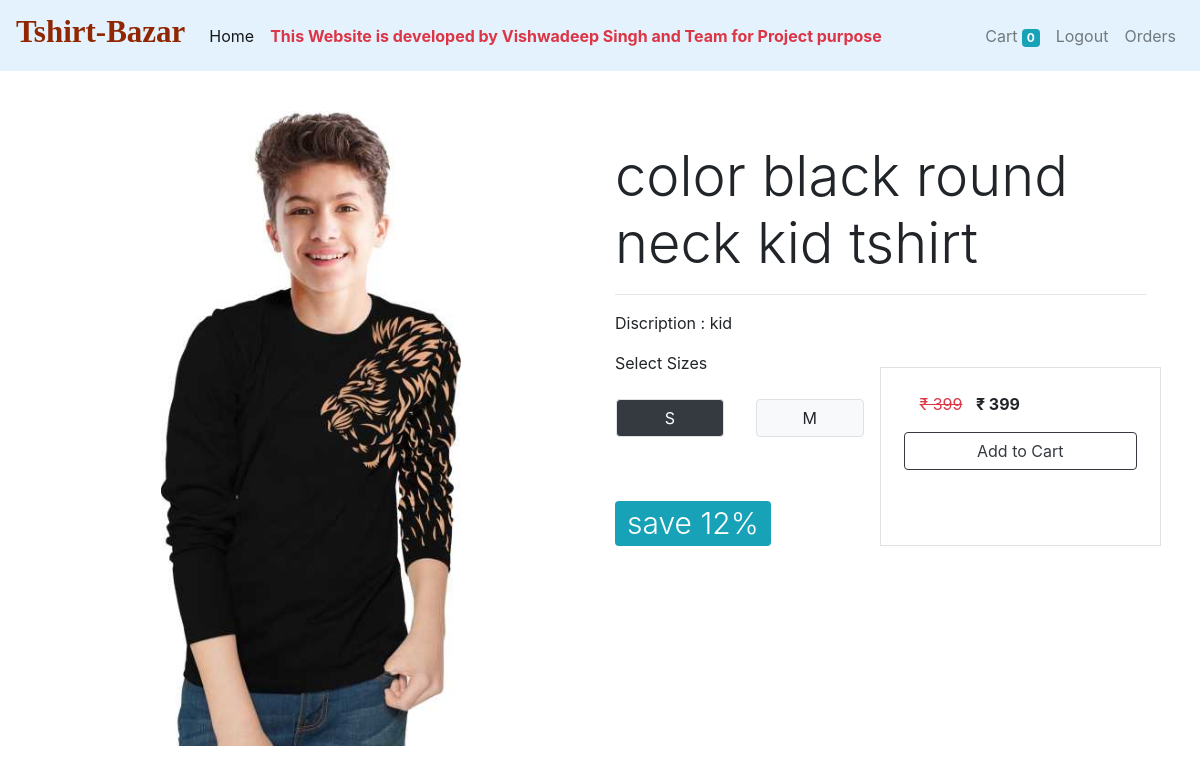
Page /product/color black round neck kid tshirt (signed in) on the committed database.
### store/models.py (models this page shows, shortened)
class Tshirt(models.Model):
    name = models.CharField(max_length=50 ,null=False)
    slug = models.CharField(max_length=200 ,null=True, unique=True ,default="")
    description = models.CharField(max_length=500 ,null=True)
    discount = models.IntegerField(default=0)
    image =models.ImageField(upload_to='upload/images' ,null=False)
    occasion = models.ForeignKey(occasion ,on_delete = models.CASCADE)
    brand = models.ForeignKey(Brand ,on_delete = models.CASCADE)
    sleeve = models.ForeignKey(Sleeve ,on_delete = models.CASCADE)
    neck_type = models.ForeignKey(NeckType ,on_delete = models.CASCADE)
    ideal_for = models.ForeignKey(IdealFor ,on_delete = models.CASCADE)
    color = models.ForeignKey(Color ,on_delete = models.CASCADE)

class sizevariant(models.Model):
   SIZES = (
        ('S',"Small."),
        ('M',"Medium"),
        ('L',"Large"),
        ('XL',"Extra Large"),
        ('XXL',"Extra Extra Large"),
    )
   price = models.IntegerField(null= False)
   tshirt = models.ForeignKey(Tshirt ,on_delete =models.CASCADE)
   size = models.CharField(choices=SIZES ,max_length=5)

### store/views.py (the view)
# urls.py: path('product/<str:slug>' ,show_product),
def show_product(request , slug):
    tshirt = Tshirt.objects.get(slug=slug)
    size = request.GET.get('size')
    if size is None:
        size = tshirt.sizevariant_set.all().order_by('price').first()
    else:
        size = tshirt.sizevariant_set.get(size=size)
    size_price = size.price
    sell_price = size_price -(size_price*(tshirt.discount//100))
    context = {'tshirt' : tshirt , 'price':size_price , 'sell_price':sell_price ,'active_size':size}
    return render(request , template_name='store/product_details.html',context=context)

### store/templatetags/tshirt_tags.py (called while the page is built)
@register.filter
def rupee(number):
    return f'₹ {number}'

### store/templates/store/product_details.html (shortened to what this page needs)
{% extends "./base.html" %}
{% load tshirt_tags %}
{% block content %}
<div class="container">
    <div class="row">
        <div class="col">
        <div class="p-4 m-3">
            <div class="text-center mx-auto">
                <img src="{{tshirt.image.url}}" height="400px" width="300px" class="img-fluid" alt="">
            </div>
            </div>
        </div>
        <div class="col p-3 m-2">
            <br>
            <br>
            <div class="">
                <div class="display-4">
                    {{tshirt.name}}
                </div>
                <hr>
                <p>Discription : {{tshirt.description}}</p>
            </div>
            <div class="row ">
                <div class="col">
                    <label for="">Select Sizes</label>
                    <div class="row">
                        {% for size in tshirt.sizevariant_set.all %}
                        <div class="col p-3" >
                            <a href="/product/{{tshirt.slug}}?size={{size.size}}" class="btn
                            {% if active_size.size == size.size %}
                            btn-dark
                             {% else %}
                                btn-light
                             {% endif%}
                             border btn-block">
                                {{size.size}}
                            </a>
                        </div>
                        {% endfor%}
                    </div>
                    <br>
                    <br>
                    <div class="display-5 badge badge-info">
                        save {{tshirt.discount}}%
                    </div>
                </div>
                <div class="col border rouned mt-3">
                    <div class="p-2">
                        <div class="p-3">
                            <span class="text-danger"><del>{{price|rupee}}</del></span>
                            <span><b>{{sell_price|rupee}}</b></span>
                        </div>
                        <a href="/addtocart/{{tshirt.slug}}/{{active_size.size}}?return_url={{request.get_full_path}}" class="btn btn-outline-dark btn-block">Add to Cart</a>
                    </div>
                </div>
            </div>
        </div>
    </div>
</div>
{% endblock %}

### store/templates/store/base.html (style rules this page uses)
.display-5 { font-size: 30px; font-weight: 300; }

### rows in the picture
Tshirt: image (picture), name "color black round neck kid tshirt", description "kid", discount "12"
sizevariant: size "S"
sizevariant: size "M"

### other values in the picture
{{ request.session.cart|length }} "0"
{{ price|rupee }} "₹ 399"
{{ sell_price|rupee }} "₹ 399"
